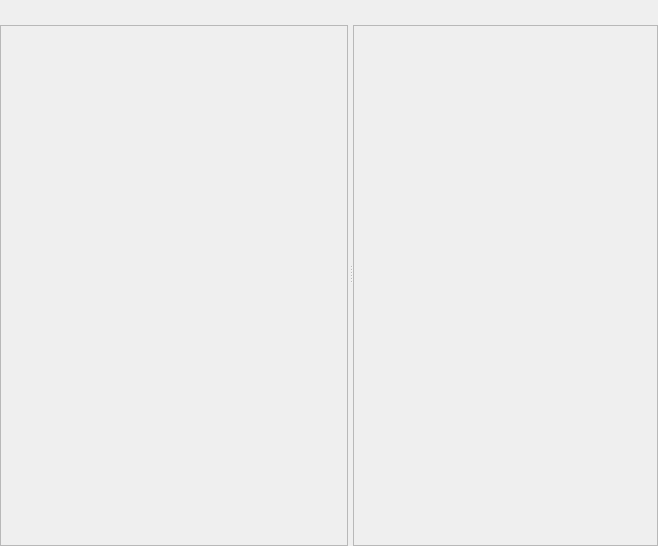
<?xml version="1.0" encoding="UTF-8"?>
<ui version="4.0">
 <class>Form</class>
 <widget class="QWidget" name="Form">
  <property name="geometry">
   <rect>
    <x>0</x>
    <y>0</y>
    <width>658</width>
    <height>546</height>
   </rect>
  </property>
  <property name="windowTitle">
   <string>Form</string>
  </property>
  <layout class="QVBoxLayout" name="verticalLayout_4">
   <property name="spacing">
    <number>2</number>
   </property>
   <property name="margin">
    <number>0</number>
   </property>
   <item>
    <widget class="QSplitter" name="mainSplitter">
     <property name="orientation">
      <enum>Qt::Horizontal</enum>
     </property>
     <property name="handleWidth">
      <number>5</number>
     </property>
     <property name="childrenCollapsible">
      <bool>false</bool>
     </property>
     <widget class="QWidget" name="containerLeft" native="true">
      <property name="minimumSize">
       <size>
        <width>150</width>
        <height>0</height>
       </size>
      </property>
      <layout class="QVBoxLayout" name="verticalLayout_5">
       <property name="spacing">
        <number>0</number>
       </property>
       <property name="margin">
        <number>0</number>
       </property>
       <item>
        <widget class="QWidget" name="containerLT" native="true">
         <property name="sizePolicy">
          <sizepolicy hsizetype="Preferred" vsizetype="Fixed">
           <horstretch>0</horstretch>
           <verstretch>0</verstretch>
          </sizepolicy>
         </property>
         <property name="minimumSize">
          <size>
           <width>80</width>
           <height>25</height>
          </size>
         </property>
         <property name="maximumSize">
          <size>
           <width>16777215</width>
           <height>25</height>
          </size>
         </property>
        </widget>
       </item>
       <item>
        <widget class="QScrollArea" name="scrollHeaders">
         <property name="verticalScrollBarPolicy">
          <enum>Qt::ScrollBarAsNeeded</enum>
         </property>
         <property name="horizontalScrollBarPolicy">
          <enum>Qt::ScrollBarAsNeeded</enum>
         </property>
         <property name="widgetResizable">
          <bool>true</bool>
         </property>
         <widget class="QWidget" name="scrollHeadersInner">
          <property name="geometry">
           <rect>
            <x>0</x>
            <y>0</y>
            <width>329</width>
            <height>519</height>
           </rect>
          </property>
          <widget class="QWidget" name="outterContainerHeaders" native="true">
           <property name="geometry">
            <rect>
             <x>0</x>
             <y>0</y>
             <width>251</width>
             <height>161</height>
            </rect>
           </property>
           <property name="sizePolicy">
            <sizepolicy hsizetype="Expanding" vsizetype="Minimum">
             <horstretch>0</horstretch>
             <verstretch>0</verstretch>
            </sizepolicy>
           </property>
           <layout class="QVBoxLayout" name="verticalLayout_3">
            <property name="spacing">
             <number>0</number>
            </property>
            <property name="margin">
             <number>0</number>
            </property>
            <item>
             <widget class="QWidget" name="containerHeaders" native="true">
              <property name="sizePolicy">
               <sizepolicy hsizetype="Preferred" vsizetype="Fixed">
                <horstretch>0</horstretch>
                <verstretch>0</verstretch>
               </sizepolicy>
              </property>
             </widget>
            </item>
            <item>
             <widget class="QWidget" name="spaceHeaders" native="true">
              <property name="sizePolicy">
               <sizepolicy hsizetype="Preferred" vsizetype="Fixed">
                <horstretch>0</horstretch>
                <verstretch>0</verstretch>
               </sizepolicy>
              </property>
              <property name="minimumSize">
               <size>
                <width>0</width>
                <height>20</height>
               </size>
              </property>
              <property name="maximumSize">
               <size>
                <width>16777215</width>
                <height>20</height>
               </size>
              </property>
             </widget>
            </item>
           </layout>
          </widget>
         </widget>
        </widget>
       </item>
      </layout>
     </widget>
     <widget class="QWidget" name="containerRight" native="true">
      <property name="minimumSize">
       <size>
        <width>80</width>
        <height>0</height>
       </size>
      </property>
      <layout class="QVBoxLayout" name="verticalLayout_2">
       <property name="spacing">
        <number>0</number>
       </property>
       <property name="margin">
        <number>0</number>
       </property>
       <item>
        <widget class="QWidget" name="containerRuler" native="true">
         <property name="sizePolicy">
          <sizepolicy hsizetype="Preferred" vsizetype="Fixed">
           <horstretch>0</horstretch>
           <verstretch>0</verstretch>
          </sizepolicy>
         </property>
         <property name="minimumSize">
          <size>
           <width>0</width>
           <height>25</height>
          </size>
         </property>
         <property name="maximumSize">
          <size>
           <width>16777215</width>
           <height>25</height>
          </size>
         </property>
        </widget>
       </item>
       <item>
        <widget class="QScrollArea" name="scrollTracks">
         <property name="verticalScrollBarPolicy">
          <enum>Qt::ScrollBarAsNeeded</enum>
         </property>
         <property name="horizontalScrollBarPolicy">
          <enum>Qt::ScrollBarAlwaysOff</enum>
         </property>
         <property name="widgetResizable">
          <bool>true</bool>
         </property>
         <widget class="QWidget" name="scrollTracksInner">
          <property name="geometry">
           <rect>
            <x>0</x>
            <y>0</y>
            <width>320</width>
            <height>519</height>
           </rect>
          </property>
          <widget class="QWidget" name="outterContainerTracks" native="true">
           <property name="geometry">
            <rect>
             <x>0</x>
             <y>0</y>
             <width>251</width>
             <height>161</height>
            </rect>
           </property>
           <property name="sizePolicy">
            <sizepolicy hsizetype="Expanding" vsizetype="Minimum">
             <horstretch>0</horstretch>
             <verstretch>0</verstretch>
            </sizepolicy>
           </property>
           <layout class="QVBoxLayout" name="verticalLayout">
            <property name="spacing">
             <number>0</number>
            </property>
            <property name="margin">
             <number>0</number>
            </property>
            <item>
             <widget class="QWidget" name="containerTracks" native="true">
              <property name="sizePolicy">
               <sizepolicy hsizetype="Preferred" vsizetype="Fixed">
                <horstretch>0</horstretch>
                <verstretch>0</verstretch>
               </sizepolicy>
              </property>
             </widget>
            </item>
            <item>
             <widget class="QWidget" name="spaceTracks" native="true">
              <property name="sizePolicy">
               <sizepolicy hsizetype="Preferred" vsizetype="Fixed">
                <horstretch>0</horstretch>
                <verstretch>0</verstretch>
               </sizepolicy>
              </property>
              <property name="minimumSize">
               <size>
                <width>0</width>
                <height>20</height>
               </size>
              </property>
              <property name="maximumSize">
               <size>
                <width>16777215</width>
                <height>20</height>
               </size>
              </property>
             </widget>
            </item>
           </layout>
          </widget>
         </widget>
        </widget>
       </item>
      </layout>
     </widget>
    </widget>
   </item>
  </layout>
 </widget>
 <resources/>
 <connections/>
</ui>
